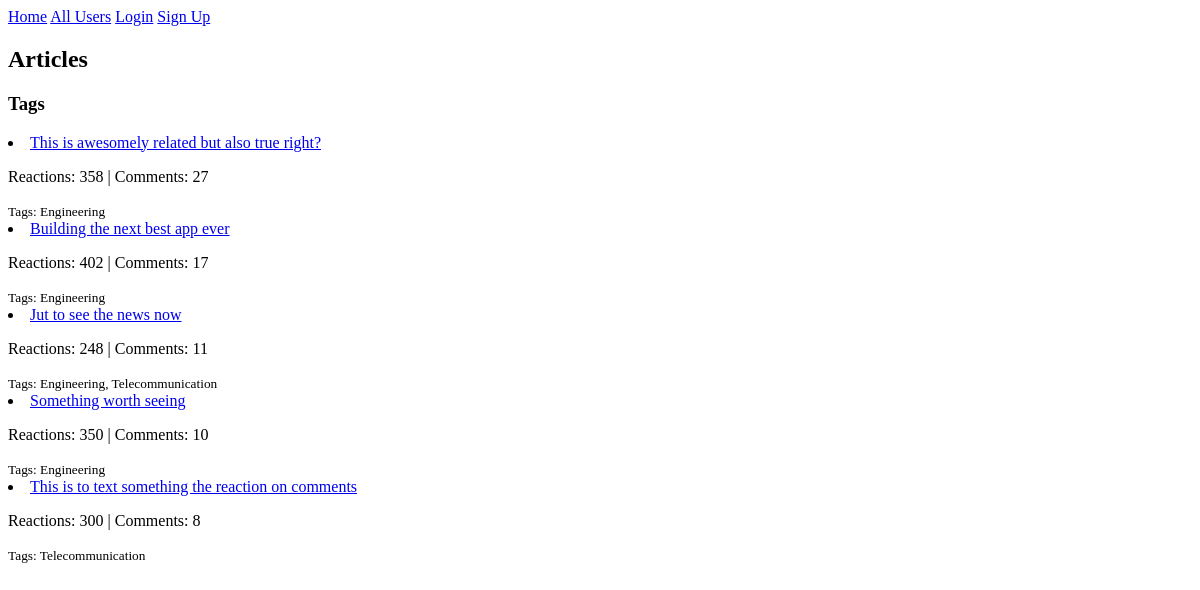
/articles/, run on an earlier commit of the app's database.
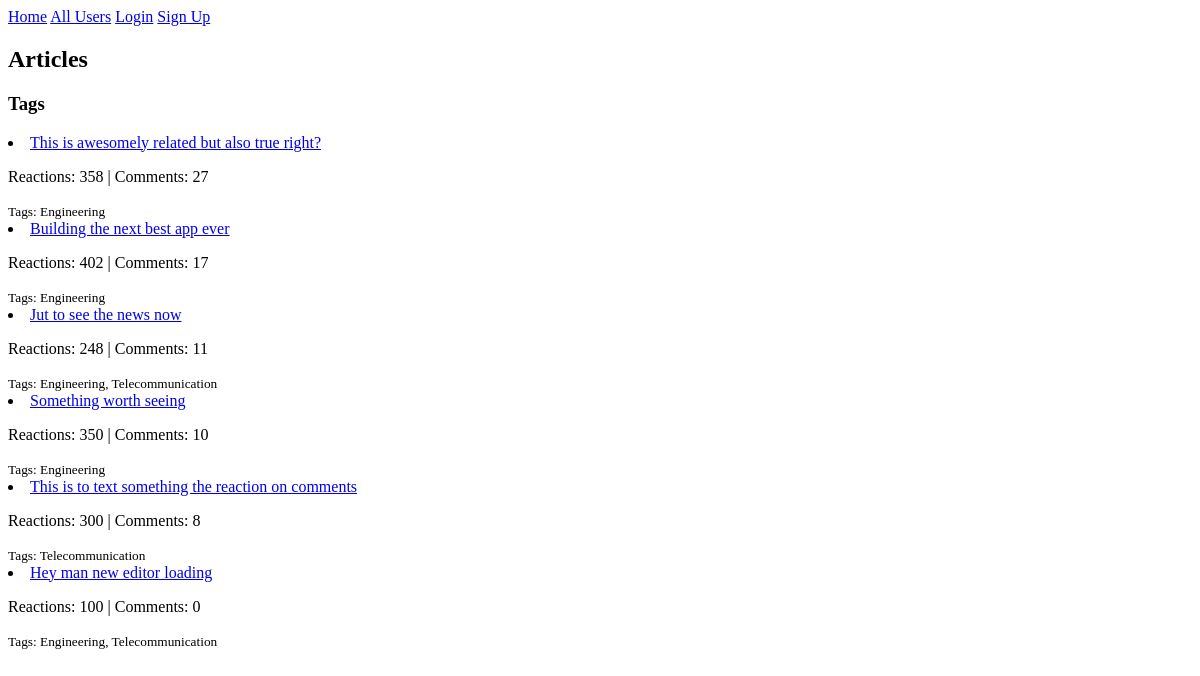
And on a later commit of the database.
### articles/models.py (models this page shows, shortened)
class Article(models.Model):
    title = models.CharField(max_length=200)
    content = models.TextField()
    author = models.ForeignKey(settings.AUTH_USER_MODEL, on_delete=models.CASCADE)
    created_at = models.DateTimeField(auto_now_add=True)
    updated_at = models.DateTimeField(auto_now=True)
    published_at = models.DateTimeField(null=True, blank=True)
    status = models.CharField(max_length=10, choices=[('draft', 'Draft'), ('published', 'Published')], default='draft')
    language = models.CharField(max_length=2, choices=[('EN', 'English'), ('FR', 'French')])
    tags = TaggableManager()
    bookmarks = models.ManyToManyField(settings.AUTH_USER_MODEL, related_name='bookmarked_articles', blank=True)
    @property
    def total_reactions(self):
        return self.reactions.aggregate(total=models.Sum('count'))['total'] or 0
    @property
    def comment_count(self):
        return self.comments.count()

### articles/views.py (the view, shortened to what this page needs)
# urls.py: path('', ArticleListView.as_view(), name='article_list'),
class ArticleListView(ListView):
    model = Article
    template_name = 'articles/article_list.html'
    context_object_name = 'articles'
    def get_queryset(self):
        return Article.objects.filter(status='published').order_by('-published_at')
    def get_context_data(self, **kwargs):
        context = super().get_context_data(**kwargs)
        user = self.request.user
        return context

### templates/articles/article_list.html (shortened to what this page needs)
{% extends "base.html" %}
{% block content %}
<h2>Articles</h2>
<div>
    <h3>Tags</h3>
</div>
{% for article in articles %}
    <li>
        <a href="{% url 'article_detail' article.pk %}">{{ article.title }}</a>
        <p>Reactions: {{ article.total_reactions }} | Comments: {{ article.comment_count }}</p>
        <small>Tags: {% for tag in article.tags.all %}{{ tag.name }}{% if not forloop.last %}, {% endif %}{% endfor %}</small>
    </li>
{% empty %}
    <li>No articles available.</li>
{% endfor %}
{% endblock %}

### templates/base.html (shortened to what this page needs)
<!DOCTYPE html>
{% load static %}
<html>
<head>
</head>
<body>
    <header>
        <nav>
            <a href="{% url 'article_list' %}">Home</a>
            <a href="{% url 'user_list' %}">All Users</a>
            {% if user.is_authenticated %}
                <form method="get" action="{% url 'search' %}">
                    <input type="text" name="q" placeholder="Search articles">
                    <button type="submit">Search</button>
                </form>
                <a href="{% url 'notification_list' %}">Notifications ({{ user.unread_notifications_count }})</a>
                <a href="{% url 'activity_feed' %}">Activity Feed</a>
                <a href="{% url 'following_list' %}">Following</a>
                <a href="{% url 'followers_list' %}">Followers</a>
                <a href="{% url 'user_profile' user.username %}">Profile</a>
                <a href="{% url 'account_logout' %}">Logout</a>
            {% else %}
                <a href="{% url 'account_login' %}">Login</a>
                <a href="{% url 'account_signup' %}">Sign Up</a>
            {% endif %}
        </nav>
    </header>
    <main>
        {% block content %}
        {% endblock %}
    </main>
</body>
</html>

What changed in the data, as far as the page shows it:
added Article: title "Hey man new editor loading", total_reactions "100", comment_count "0", Tag (name "Engineering"), Tag (name "Telecommunication")
